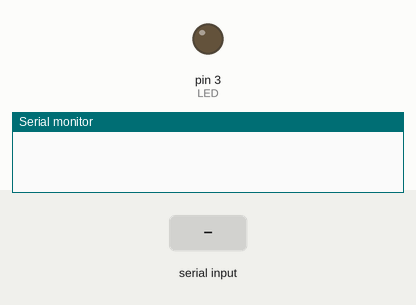
This sketch was run on a simulated Arduino Uno, built with avr-gcc and run on an emulated ATmega328P. On the bench: output pins drawn as LEDs (lit = HIGH), the last lines printed to the serial monitor. The inputs (shaded band) are chosen by the test bench.

Above: at 1.2 s.
1.3 s: "5\n" received over Serial
At 1.9 s:
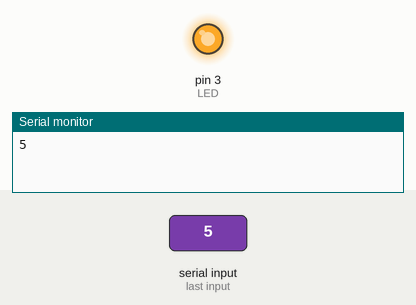
3.0 s: "90\n" received over Serial
At 4.5 s:
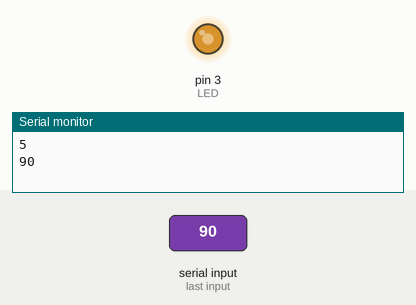
4.8 s: "200\n" received over Serial
At 5.9 s:
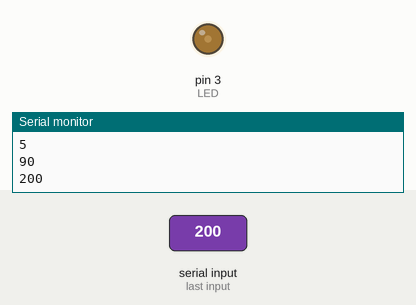
6.6 s: byte 10 ('\n') received over Serial
At 7.0 s:
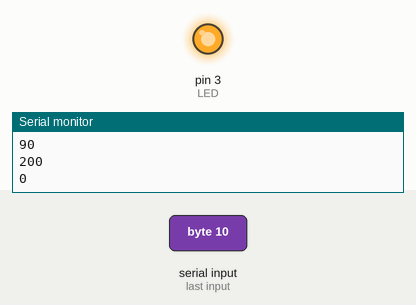
Timing chart, 0 to 9.1 s (numbered marks = the images above; inputs shaded):
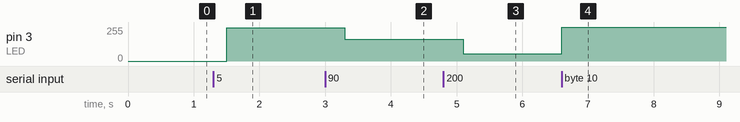

Measured:
- after the input at 1.3 s, pin 3 (LED): 0/255 → 250/255 after 0.20 s
- after the input at 3.0 s, pin 3 (LED): 250/255 → 165/255 after 0.30 s
- after the input at 4.8 s, pin 3 (LED): 165/255 → 55/255 after 0.30 s
- after the input at 6.6 s, pin 3 (LED): 55/255 → 255/255 at once

The sketch:

CH7_3.ino
```cpp
// ===== ch7_3.ino =====
const int LED=3;    //宣告3腳連接LED信號
int tmp0=0,tmp1=0;    //宣告變數
//==================================
void setup() {
  pinMode(LED, OUTPUT); //將LED腳規畫為輸出埠
  digitalWrite(LED, 0);   //LED初值設定為0
  Serial.begin(9600);     //啟用串列埠，而其傳輸率設定為9600bps
}
//==================================
void loop() {
  bool num=true,enter=false;      //設定指標
  if (Serial.available()>0){  //若序列埠接收到資料
    char x= Serial.read();   //讀取資料
    if (x=='\n') enter=true;//檢查是否有換行符號？
    else
      if (isDigit(x))        //若讀取的資料是數字
          tmp0=tmp0*10+x-48;  //轉換數值
      else num=false;     //非數值
  }
  if (enter){
    if (tmp0>255) tmp0=255;   //截掉超過部分
    if (num && tmp0!=tmp1){   //若輸入成功，且輸入數值與原數值不同
      tmp1=tmp0;      //儲存數值
      tmp0=0;      //tmp0歸零
      analogWrite(LED, 255-tmp1);  //驅動LED
      Serial.println(tmp1);     //展示輸入電壓，並換行
      Serial.println();     //空行，並換行
      enter=false;
    }
  }
  delay(100);         //暫停0.1秒
}
```
